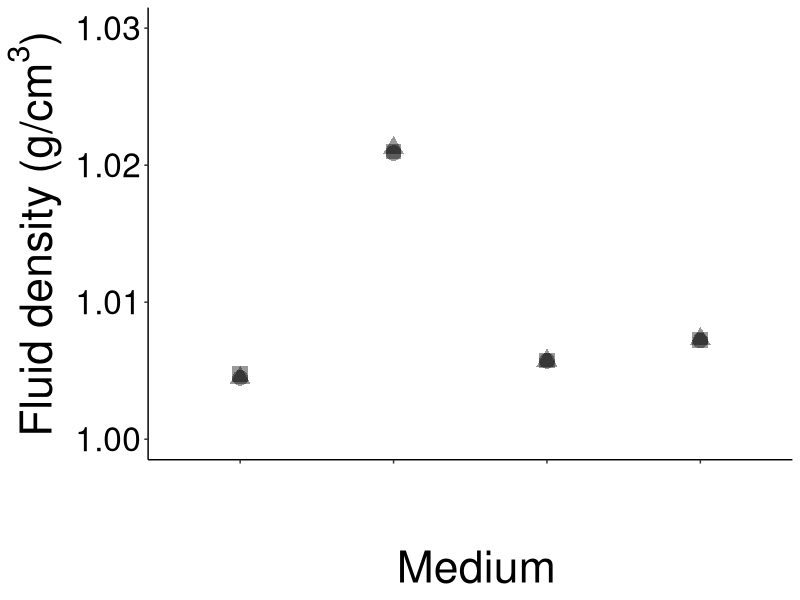

The R source for this figure:
require("tidyverse")
#
#
#load data
#set the path in the line below to wherever you store the data locally
data_summary <- read.csv("SuppFig1c_summarystats_withmetadata.csv", header = T)
data_summary
#
#adjust dataset to long format for making plot in
#
data_summary_trim <- data_summary[, c(1,18:21)]
#
data_summary_longer <- pivot_longer(data_summary_trim, cols = 2:5, names_to = "fluid", values_to = "density")
data_summary_longer
#
#
lm1 <- aov(density ~ fluid, data = data_summary_longer)
summary(lm1)
TukeyHSD(lm1)
#
#plots
SuppFig1c <- ggplot(data = data_summary_longer, aes(y = density, x = fluid)) + geom_point(aes(shape = as.factor(beadsize)), size = 5,  alpha = 0.4) +scale_y_continuous(limits = c(1.0,1.03)) + xlab('\n Medium') + ylab(expression('Fluid density (g/cm'^3*')')) + theme(legend.position = "none", strip.background = element_blank(), strip.text = element_blank(), panel.background = element_blank(), axis.line.x = element_line(colour = "black"), axis.line.y = element_line(colour = "black"), axis.text.y = element_text(size = 24, colour = "black"), axis.text.x = element_text(size = 24, colour = "white"), axis.title.y = element_text(size = 32, angle = 90), axis.title.x = element_text(size = 32))
SuppFig1c